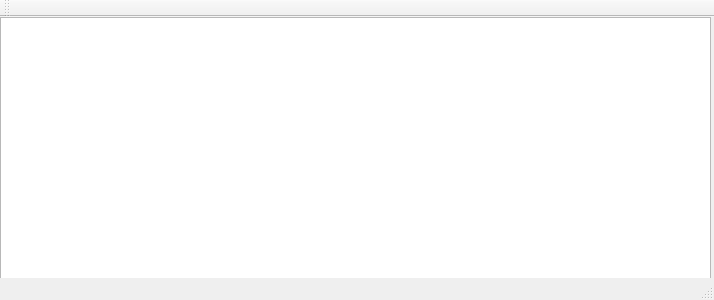
<?xml version="1.0" encoding="UTF-8"?>
<ui version="4.0">
 <class>clientMainWindow</class>
 <widget class="QMainWindow" name="clientMainWindow">
  <property name="geometry">
   <rect>
    <x>0</x>
    <y>0</y>
    <width>714</width>
    <height>300</height>
   </rect>
  </property>
  <property name="windowTitle">
   <string>MainWindow</string>
  </property>
  <widget class="QWidget" name="centralWidget">
   <widget class="QTextEdit" name="textBox">
    <property name="geometry">
     <rect>
      <x>0</x>
      <y>0</y>
      <width>711</width>
      <height>271</height>
     </rect>
    </property>
   </widget>
  </widget>
  <widget class="QMenuBar" name="menuBar">
   <property name="geometry">
    <rect>
     <x>0</x>
     <y>0</y>
     <width>714</width>
     <height>19</height>
    </rect>
   </property>
  </widget>
  <widget class="QToolBar" name="mainToolBar">
   <attribute name="toolBarArea">
    <enum>TopToolBarArea</enum>
   </attribute>
   <attribute name="toolBarBreak">
    <bool>false</bool>
   </attribute>
  </widget>
  <widget class="QStatusBar" name="statusBar"/>
 </widget>
 <layoutdefault spacing="6" margin="11"/>
 <resources/>
 <connections/>
</ui>
